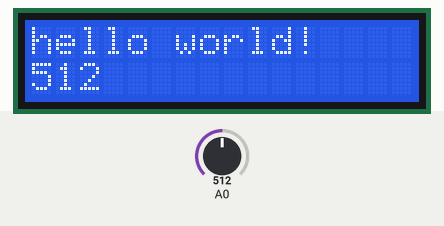
Simulated run of this sketch. Board: Arduino Uno, built with avr-gcc and run on an emulated ATmega328P. Shown: 16×2 character LCD. The inputs (shaded band) are chosen by the test bench; at power-on: A0 = 512. What the sketch prints to the serial monitor is not drawn.

Above: at 1.2 s.
1.3 s: A0 set to 716
At 2.4 s:
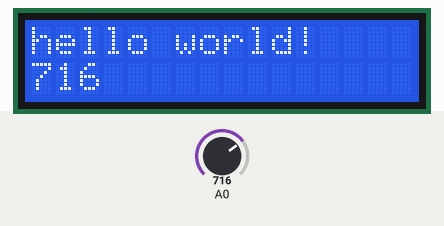
2.9 s: A0 set to 900
At 3.9 s:
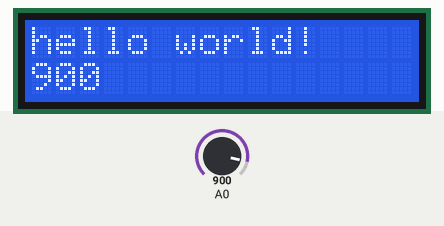
4.5 s: A0 set to 1023
At 5.5 s:
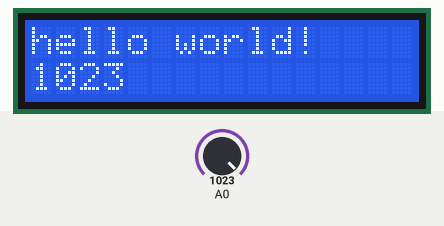
Timing chart, 0 to 7.5 s (numbered marks = the images above; inputs shaded):
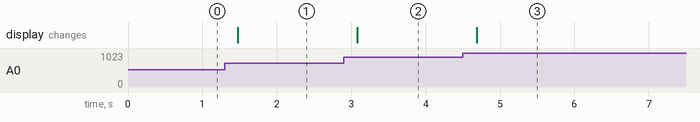

Measured:
- after the input at 1.3 s, the display: changes after 0.17 s (image 1)
- after the input at 2.9 s, the display: changes after 0.18 s (image 2)
- after the input at 4.5 s, the display: changes after 0.19 s (image 3)

The sketch:

LCD_Display.ino
```cpp
#include <LiquidCrystal.h>

LiquidCrystal lcd(12, 11, 5, 4, 3, 2); // LCD 초기화(생성)

void setup()
{
    lcd.begin(16,2); //16열 2행
    lcd.print("hello world!"); //첫행에 표시
    Serial.begin(9600);
}

void loop()
{
    lcd.setCursor(0,1);  // 2번째 행에 커서 표시
    lcd.print(analogRead(A0));
    Serial.println(analogRead(A0));
    delay(200);
}
```
